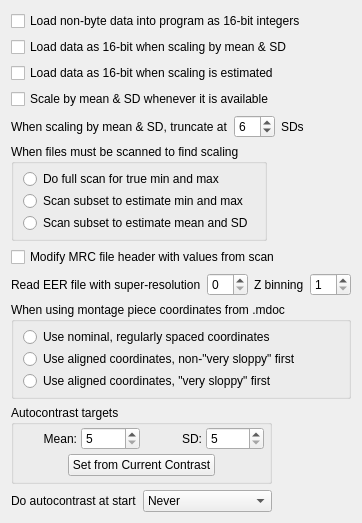
<?xml version="1.0" encoding="UTF-8"?>
<ui version="4.0">
 <class>PrefScalingForm</class>
 <widget class="QWidget" name="PrefScalingForm">
  <property name="geometry">
   <rect>
    <x>0</x>
    <y>0</y>
    <width>311</width>
    <height>446</height>
   </rect>
  </property>
  <property name="windowTitle">
   <string>Form</string>
  </property>
  <layout class="QVBoxLayout" name="verticalLayout_4">
   <item>
    <widget class="QCheckBox" name="loadUshortBox">
     <property name="toolTip">
      <string>Store images in program memory as 16-bit integers instead of converting to bytes</string>
     </property>
     <property name="text">
      <string>Load non-byte data into program as 16-bit integers</string>
     </property>
    </widget>
   </item>
   <item>
    <widget class="QCheckBox" name="loadIntIfMeanSDBox">
     <property name="toolTip">
      <string>When setting the limits for scaling data with mean and standard deviation, load as 16-bit integers to preserve dynamic range</string>
     </property>
     <property name="text">
      <string>Load data as 16-bit when scaling by mean &amp;&amp; SD</string>
     </property>
    </widget>
   </item>
   <item>
    <widget class="QCheckBox" name="loadIntIfEstimateBox">
     <property name="toolTip">
      <string>When scaling information is unavailable, load as 16-bit integers to avoid scanning integer files and preserve dynamic range</string>
     </property>
     <property name="text">
      <string>Load data as 16-bit when scaling is estimated</string>
     </property>
    </widget>
   </item>
   <item>
    <widget class="QCheckBox" name="preferMeanSDBox">
     <property name="toolTip">
      <string>Set scaling limits from mean and SD, if they are available, instead of from min and max</string>
     </property>
     <property name="text">
      <string>Scale by mean &amp;&amp; SD whenever it is available</string>
     </property>
    </widget>
   </item>
   <item>
    <layout class="QHBoxLayout" name="horizontalLayout">
     <item>
      <widget class="QLabel" name="label">
       <property name="text">
        <string>When scaling by mean &amp; SD, truncate at</string>
       </property>
      </widget>
     </item>
     <item>
      <widget class="QSpinBox" name="truncateAtSpinBox">
       <property name="toolTip">
        <string>Truncate as black or white beyond this # of SDs from the mean when scaling limits are set from mean and SD</string>
       </property>
       <property name="minimum">
        <number>2</number>
       </property>
       <property name="maximum">
        <number>30</number>
       </property>
       <property name="value">
        <number>6</number>
       </property>
      </widget>
     </item>
     <item>
      <widget class="QLabel" name="label_2">
       <property name="text">
        <string>SDs</string>
       </property>
      </widget>
     </item>
     <item>
      <spacer name="horizontalSpacer">
       <property name="orientation">
        <enum>Qt::Horizontal</enum>
       </property>
       <property name="sizeHint" stdset="0">
        <size>
         <width>40</width>
         <height>20</height>
        </size>
       </property>
      </spacer>
     </item>
    </layout>
   </item>
   <item>
    <layout class="QHBoxLayout" name="horizontalLayout_2">
     <item>
      <widget class="QGroupBox" name="groupBox">
       <property name="title">
        <string>When files must be scanned to find scaling</string>
       </property>
       <layout class="QVBoxLayout" name="verticalLayout">
        <property name="spacing">
         <number>2</number>
        </property>
        <property name="topMargin">
         <number>5</number>
        </property>
        <property name="bottomMargin">
         <number>5</number>
        </property>
        <item>
         <widget class="QRadioButton" name="fullScanButton">
          <property name="toolTip">
           <string>Read whole file to find min and max when scaling is unknown</string>
          </property>
          <property name="text">
           <string>Do full scan for true min and max</string>
          </property>
         </widget>
        </item>
        <item>
         <widget class="QRadioButton" name="subsetMinMaxButton">
          <property name="toolTip">
           <string>Scan 1 MB chunks at ~10 MB intervals to estimate min and max when scaling is unknown</string>
          </property>
          <property name="text">
           <string>Scan subset to estimate min and max</string>
          </property>
         </widget>
        </item>
        <item>
         <widget class="QRadioButton" name="subsetMeanSDButton">
          <property name="toolTip">
           <string>Scan 1 MB chunks at ~10 MB intervals to estimate the mean and SD when scaling is unknown</string>
          </property>
          <property name="text">
           <string>Scan subset to estimate mean and SD</string>
          </property>
         </widget>
        </item>
       </layout>
      </widget>
     </item>
     <item>
      <spacer name="horizontalSpacer_2">
       <property name="orientation">
        <enum>Qt::Horizontal</enum>
       </property>
       <property name="sizeHint" stdset="0">
        <size>
         <width>40</width>
         <height>20</height>
        </size>
       </property>
      </spacer>
     </item>
    </layout>
   </item>
   <item>
    <widget class="QCheckBox" name="changeMRCstatsBox">
     <property name="toolTip">
      <string>After scanning to find scaling, insert min and max, or mean and SD, into MRC file header</string>
     </property>
     <property name="text">
      <string>Modify MRC file header with values from scan</string>
     </property>
    </widget>
   </item>
   <item>
    <layout class="QHBoxLayout" name="horizontalLayout_4">
     <item>
      <widget class="QLabel" name="label_3">
       <property name="text">
        <string>Read EER file with super-resolution</string>
       </property>
      </widget>
     </item>
     <item>
      <widget class="QSpinBox" name="superResSpinBox">
       <property name="toolTip">
        <string>Set the amount of super-resolution(1 for 2x, 2 for 4x) to retain when reading an EER file</string>
       </property>
      </widget>
     </item>
     <item>
      <widget class="QLabel" name="label_4">
       <property name="text">
        <string>Z binning</string>
       </property>
      </widget>
     </item>
     <item>
      <widget class="QSpinBox" name="eerZbinSpinBox">
       <property name="toolTip">
        <string>Set number of frames to sum when reading from EER file</string>
       </property>
       <property name="minimum">
        <number>1</number>
       </property>
      </widget>
     </item>
     <item>
      <spacer name="horizontalSpacer_4">
       <property name="orientation">
        <enum>Qt::Horizontal</enum>
       </property>
       <property name="sizeHint" stdset="0">
        <size>
         <width>40</width>
         <height>20</height>
        </size>
       </property>
      </spacer>
     </item>
    </layout>
   </item>
   <item>
    <widget class="QGroupBox" name="groupBox_2">
     <property name="title">
      <string>When using montage piece coordinates from .mdoc</string>
     </property>
     <layout class="QVBoxLayout" name="verticalLayout_3">
      <property name="spacing">
       <number>2</number>
      </property>
      <property name="topMargin">
       <number>5</number>
      </property>
      <property name="bottomMargin">
       <number>5</number>
      </property>
      <item>
       <widget class="QRadioButton" name="unaliCoordButton">
        <property name="toolTip">
         <string>Use just the regular piece coordinates from the .mdoc file for a montage</string>
        </property>
        <property name="text">
         <string>Use nominal, regularly spaced coordinates</string>
        </property>
       </widget>
      </item>
      <item>
       <widget class="QRadioButton" name="alignedCoordButton">
        <property name="toolTip">
         <string>Use aligned coordinates from a montage's .mdoc file, preferably the ones with &quot;very sloppy&quot; off</string>
        </property>
        <property name="text">
         <string>Use aligned coordinates, non-&quot;very sloppy&quot; first</string>
        </property>
       </widget>
      </item>
      <item>
       <widget class="QRadioButton" name="alignedVSCoordButton">
        <property name="toolTip">
         <string>Use aligned coordinates from a montage's .mdoc file, preferably the ones with &quot;very sloppy&quot; selected</string>
        </property>
        <property name="text">
         <string>Use aligned coordinates, &quot;very sloppy&quot; first</string>
        </property>
       </widget>
      </item>
     </layout>
    </widget>
   </item>
   <item>
    <layout class="QHBoxLayout" name="horizontalLayout_3">
     <item>
      <layout class="QVBoxLayout" name="verticalLayout_2">
       <item>
        <widget class="QGroupBox" name="groupBox7">
         <property name="title">
          <string>Autocontrast targets</string>
         </property>
         <layout class="QVBoxLayout" name="_2">
          <property name="spacing">
           <number>4</number>
          </property>
          <property name="leftMargin">
           <number>5</number>
          </property>
          <property name="topMargin">
           <number>2</number>
          </property>
          <property name="rightMargin">
           <number>5</number>
          </property>
          <property name="bottomMargin">
           <number>5</number>
          </property>
          <item>
           <layout class="QHBoxLayout" name="_3">
            <item>
             <widget class="QLabel" name="textLabel1">
              <property name="text">
               <string>Mean:</string>
              </property>
              <property name="alignment">
               <set>Qt::AlignRight|Qt::AlignTrailing|Qt::AlignVCenter</set>
              </property>
              <property name="wordWrap">
               <bool>false</bool>
              </property>
             </widget>
            </item>
            <item>
             <widget class="QSpinBox" name="autoMeanSpinBox">
              <property name="toolTip">
               <string>Mean intensity to display</string>
              </property>
              <property name="minimum">
               <number>5</number>
              </property>
              <property name="maximum">
               <number>250</number>
              </property>
             </widget>
            </item>
            <item>
             <widget class="QLabel" name="textLabel2">
              <property name="text">
               <string>  SD:</string>
              </property>
              <property name="alignment">
               <set>Qt::AlignRight|Qt::AlignTrailing|Qt::AlignVCenter</set>
              </property>
              <property name="wordWrap">
               <bool>false</bool>
              </property>
             </widget>
            </item>
            <item>
             <widget class="QSpinBox" name="autoSDspinBox">
              <property name="toolTip">
               <string>Contrast range occupied by one Standard Deviation</string>
              </property>
              <property name="minimum">
               <number>5</number>
              </property>
              <property name="maximum">
               <number>100</number>
              </property>
             </widget>
            </item>
           </layout>
          </item>
          <item>
           <layout class="QHBoxLayout" name="_4">
            <item>
             <spacer name="spacer12">
              <property name="orientation">
               <enum>Qt::Horizontal</enum>
              </property>
              <property name="sizeType">
               <enum>QSizePolicy::Expanding</enum>
              </property>
              <property name="sizeHint" stdset="0">
               <size>
                <width>40</width>
                <height>20</height>
               </size>
              </property>
             </spacer>
            </item>
            <item>
             <widget class="QPushButton" name="setTargetButton">
              <property name="toolTip">
               <string>Set the target mean and SD so that they would generate the contrast currently seen</string>
              </property>
              <property name="text">
               <string>Set from Current Contrast</string>
              </property>
             </widget>
            </item>
            <item>
             <spacer name="spacer11">
              <property name="orientation">
               <enum>Qt::Horizontal</enum>
              </property>
              <property name="sizeType">
               <enum>QSizePolicy::Expanding</enum>
              </property>
              <property name="sizeHint" stdset="0">
               <size>
                <width>40</width>
                <height>20</height>
               </size>
              </property>
             </spacer>
            </item>
           </layout>
          </item>
         </layout>
        </widget>
       </item>
       <item>
        <layout class="QHBoxLayout" name="_5">
         <item>
          <widget class="QLabel" name="textLabel1_2">
           <property name="text">
            <string>Do autocontrast at start</string>
           </property>
           <property name="wordWrap">
            <bool>false</bool>
           </property>
          </widget>
         </item>
         <item>
          <widget class="QComboBox" name="autoConAtStartBox">
           <property name="toolTip">
            <string>Set contrast with &quot;Auto&quot; on first section shown</string>
           </property>
           <item>
            <property name="text">
             <string>Never</string>
            </property>
           </item>
           <item>
            <property name="text">
             <string>If no model loaded</string>
            </property>
           </item>
           <item>
            <property name="text">
             <string>Always</string>
            </property>
           </item>
          </widget>
         </item>
        </layout>
       </item>
      </layout>
     </item>
     <item>
      <spacer name="horizontalSpacer_3">
       <property name="orientation">
        <enum>Qt::Horizontal</enum>
       </property>
       <property name="sizeHint" stdset="0">
        <size>
         <width>40</width>
         <height>20</height>
        </size>
       </property>
      </spacer>
     </item>
    </layout>
   </item>
   <item>
    <spacer name="verticalSpacer">
     <property name="orientation">
      <enum>Qt::Vertical</enum>
     </property>
     <property name="sizeHint" stdset="0">
      <size>
       <width>20</width>
       <height>40</height>
      </size>
     </property>
    </spacer>
   </item>
  </layout>
 </widget>
 <resources/>
 <connections/>
</ui>
